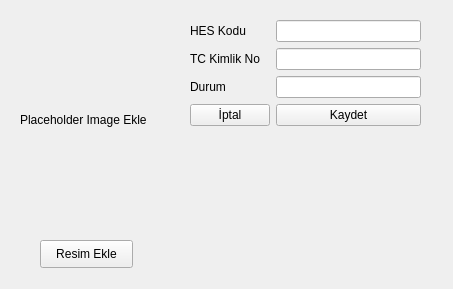
<?xml version="1.0" encoding="UTF-8"?>
<ui version="4.0">
 <class>Form</class>
 <widget class="QWidget" name="Form">
  <property name="geometry">
   <rect>
    <x>0</x>
    <y>0</y>
    <width>453</width>
    <height>289</height>
   </rect>
  </property>
  <property name="windowTitle">
   <string>Ekle-Güncelle</string>
  </property>
  <widget class="QLabel" name="widgetResim">
   <property name="geometry">
    <rect>
     <x>20</x>
     <y>20</y>
     <width>150</width>
     <height>200</height>
    </rect>
   </property>
   <property name="text">
    <string>Placeholder Image Ekle</string>
   </property>
   <property name="scaledContents">
    <bool>true</bool>
   </property>
  </widget>
  <widget class="QWidget" name="formLayoutWidget">
   <property name="geometry">
    <rect>
     <x>190</x>
     <y>20</y>
     <width>231</width>
     <height>131</height>
    </rect>
   </property>
   <layout class="QFormLayout" name="formLayout">
    <item row="0" column="0">
     <widget class="QLabel" name="label">
      <property name="text">
       <string>HES Kodu</string>
      </property>
     </widget>
    </item>
    <item row="1" column="0">
     <widget class="QLabel" name="label_2">
      <property name="text">
       <string>TC Kimlik No</string>
      </property>
     </widget>
    </item>
    <item row="1" column="1">
     <widget class="QLineEdit" name="widgetTcKimlikNo"/>
    </item>
    <item row="2" column="1">
     <widget class="QLineEdit" name="widgetDurum"/>
    </item>
    <item row="0" column="1">
     <widget class="QLineEdit" name="widgetHesKodu"/>
    </item>
    <item row="2" column="0">
     <widget class="QLabel" name="label_3">
      <property name="text">
       <string>Durum</string>
      </property>
     </widget>
    </item>
    <item row="3" column="1">
     <widget class="QPushButton" name="widgetKaydet">
      <property name="text">
       <string>Kaydet</string>
      </property>
     </widget>
    </item>
    <item row="3" column="0">
     <widget class="QPushButton" name="widgetIptal">
      <property name="text">
       <string>İptal</string>
      </property>
     </widget>
    </item>
   </layout>
  </widget>
  <widget class="QPushButton" name="widgetResimEkle">
   <property name="geometry">
    <rect>
     <x>40</x>
     <y>240</y>
     <width>93</width>
     <height>28</height>
    </rect>
   </property>
   <property name="text">
    <string>Resim Ekle</string>
   </property>
  </widget>
 </widget>
 <resources/>
 <connections/>
</ui>
